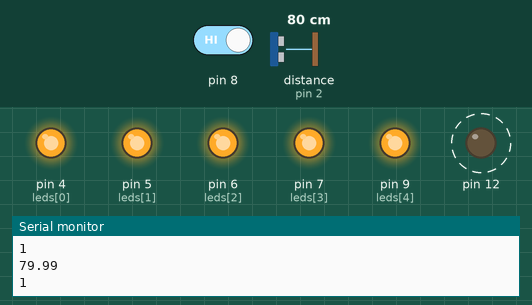
This sketch was run on a simulated Arduino Uno, built with avr-gcc and run on an emulated ATmega328P. On the bench: output pins drawn as LEDs (lit = HIGH), the last lines printed to the serial monitor. Dashed ring = blinking. The test bench sets the inputs (shaded band); at power-on: pin 8 HIGH, distance to the obstacle (sensor on pin 2) 80 cm. The echo pulse lasts 58.3 µs per cm; pins used as bus, display or sensor lines are not drawn.

Above: at 10.9 s.
11.0 s: pin 8 driven LOW
At 20.6 s:
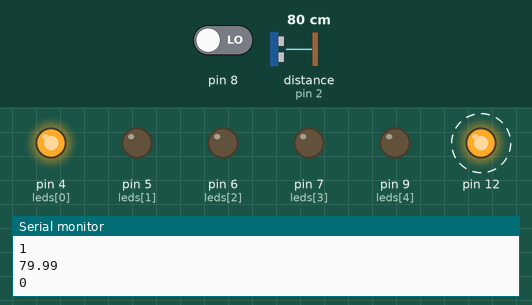
At 21.5 s:
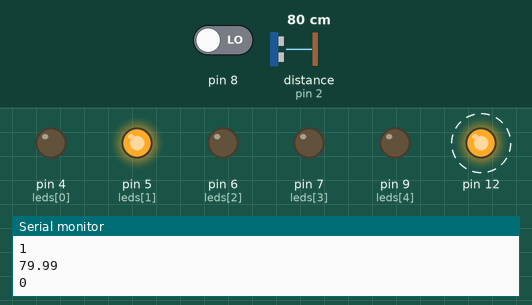
22.7 s: pin 8 driven HIGH
At 30.7 s:
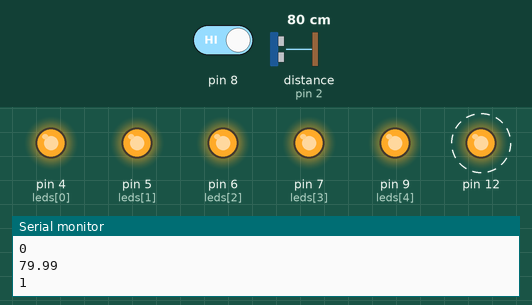
Timing chart, 0 to 38.8 s (numbered marks = the images above; inputs shaded):
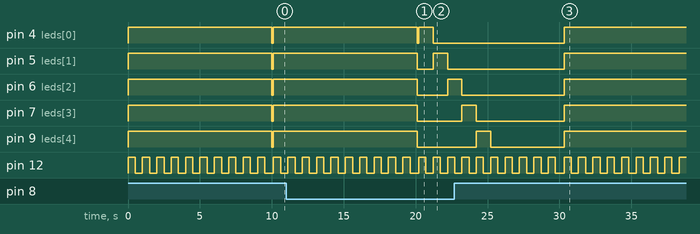

Measured:
- after the input at 11.0 s, pin 7 (leds[3]), pin 9 (leds[4]): goes on until 20.1 s, then stays LOW
- after the input at 22.7 s, pin 4 (leds[0]): goes on until 30.3 s, then stays HIGH
- by itself, pin 12: alternates HIGH for 0.50 s and LOW for 0.50 s

The sketch:

YSPX.ino
```cpp
int leds[5] = {4, 5, 6, 7, 9};

byte Transmissor = 3;
byte Receptor = 2;

float tempo = 0;
float presenca = 0;

int contador = 0;
int contador2;
int EN;

  void setup()
  {
    pinMode(Receptor,INPUT);
    pinMode(12,OUTPUT);
    pinMode(Transmissor, OUTPUT);
    pinMode(8, INPUT);

    pinMode(4, OUTPUT);
    pinMode(5, OUTPUT);
    pinMode(6, OUTPUT);
    pinMode(7, OUTPUT);
    pinMode(9, OUTPUT);

    digitalWrite(12, LOW);
    digitalWrite(Transmissor, LOW);

    Serial.begin(9600);
  	Serial.println("O Arduino foi iniciado!");
  }
  void loop()
  {
    EN = digitalRead(8);
    digitalWrite(Transmissor,HIGH);
    delayMicroseconds(10);
    digitalWrite(Transmissor, LOW);

    tempo = pulseIn(Receptor, HIGH);

    presenca = tempo/20 * 0.343;
    Serial.println(presenca);

    Serial.println(EN);
    if(presenca<=310)
      {
        if(EN==0)   // Liga quando não tem energia
        {
          while(contador <10)
          {
            for(contador2=0 ; contador2<5 ; contador2 ++)
            {
                digitalWrite(leds[contador2], LOW);
            }

            digitalWrite(leds[contador], HIGH);

            digitalWrite(12,HIGH);
            delay(500);
            digitalWrite(12,LOW);
            delay(500);
            contador=contador+1;
          }
          contador =0;
          for(contador2=0; contador2<5; contador2++)
          {
            digitalWrite(leds[contador2], LOW);
          }
        }
        else    // Comportamento padrão
        {
          while(contador<10)
          {
            for(contador2=0; contador2<5; contador2++)
            {
               digitalWrite(leds[contador2], HIGH);
            }
            digitalWrite(12,HIGH);
            delay(500);
            digitalWrite(12,LOW);
            delay(500);
            contador=contador+1;
          }
          contador=0;
          for(contador2=0; contador2<5; contador2++)
          {
            digitalWrite(leds[contador2], LOW);
          }
        }
        delay(100);
      }

  }
```
